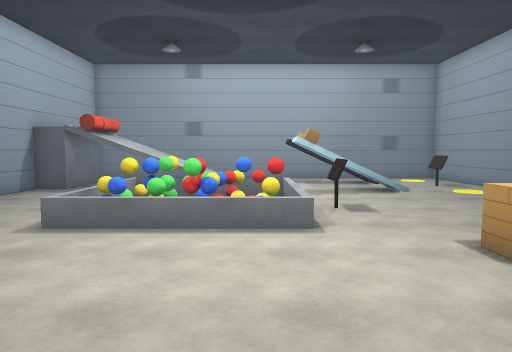
[1] (above)

16 first-person views from a walk through a Unity game level. The camera is 1.5 m above the floor, tilts 4° down and sees 70° across. Doors are open. The floor is counted in squares, 1 m on a side. Each view is taken from the middle of a square. On the plan, view 1 faces up. The plan holds only what a view shows up to about 16 squares ahead; the rest is blank. The place goes on beyond the plan. The player character is not drawn.

[2]
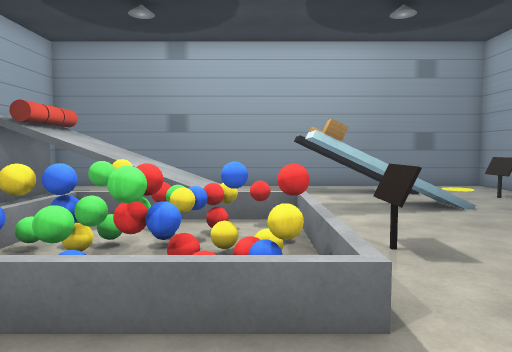

[3]
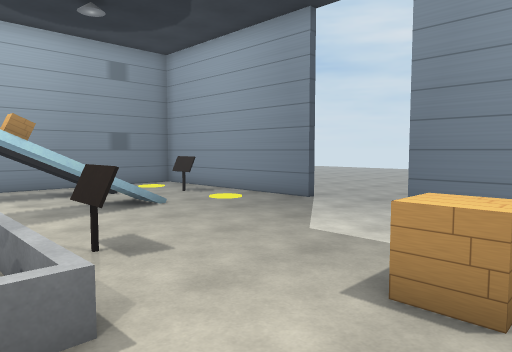

[4]
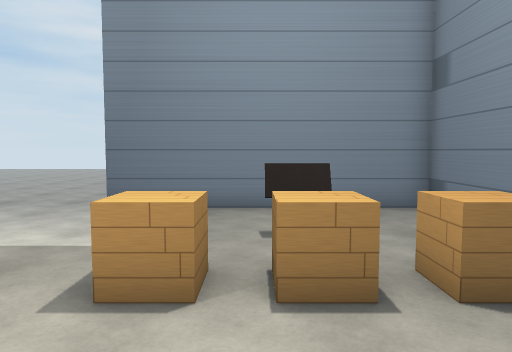

[5]
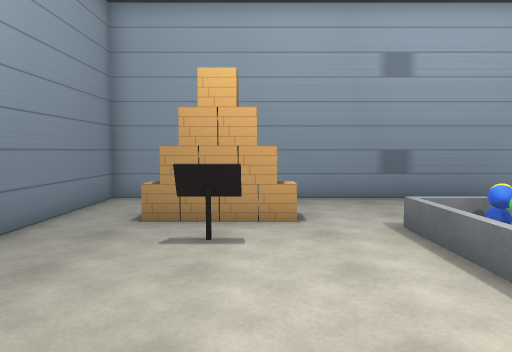

[6]
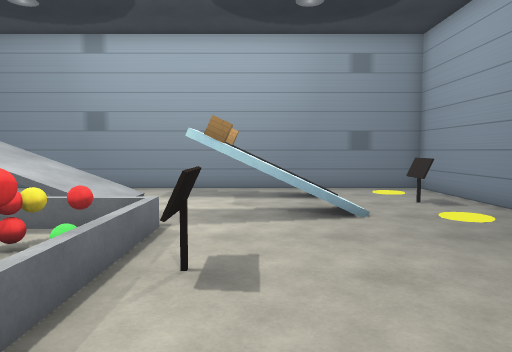

[7]
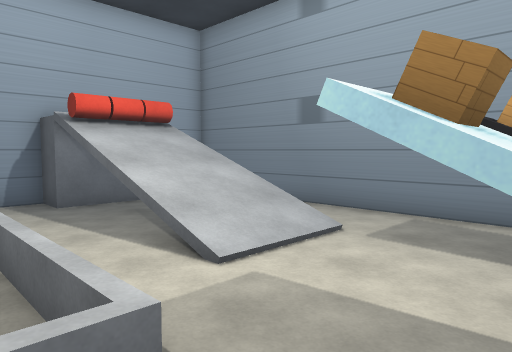

[8]
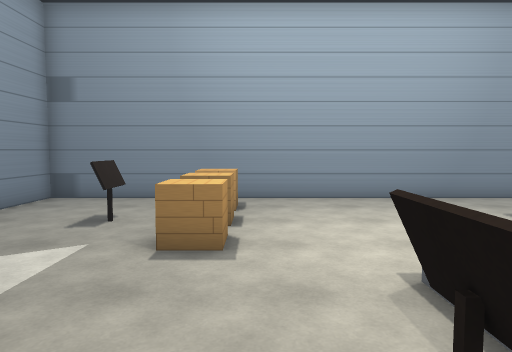

[9]
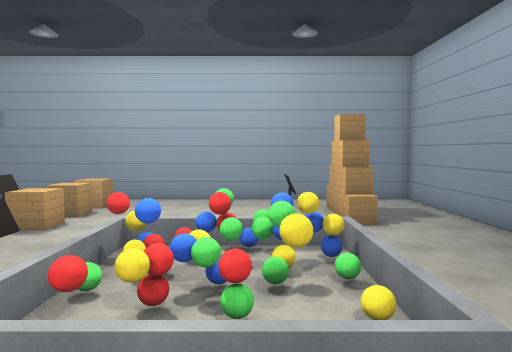

[10]
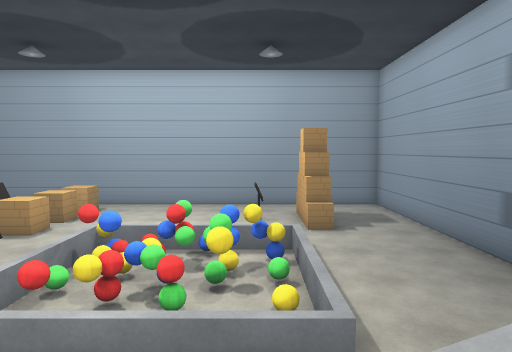

[11]
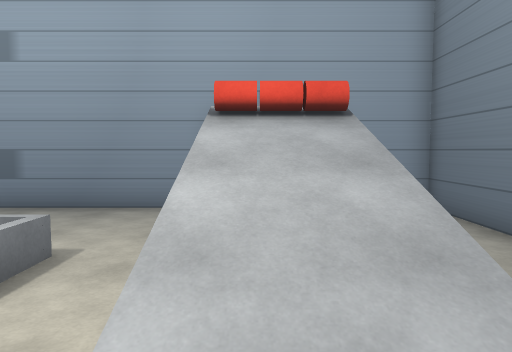

[12]
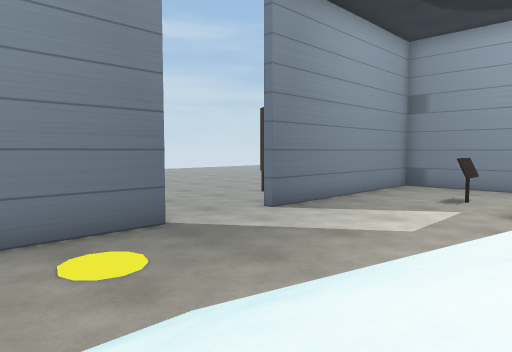

[13]
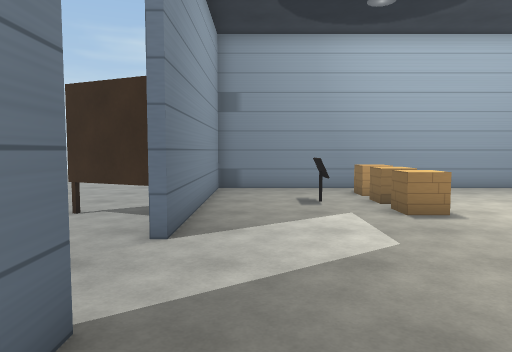

[14]
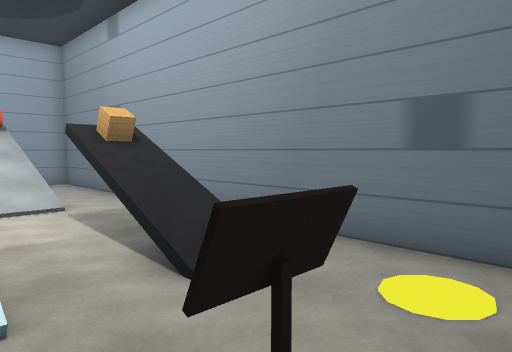

[15]
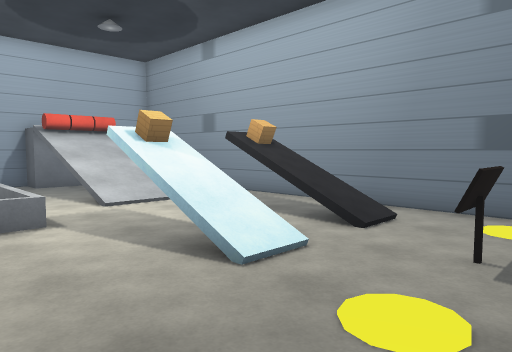

[16]
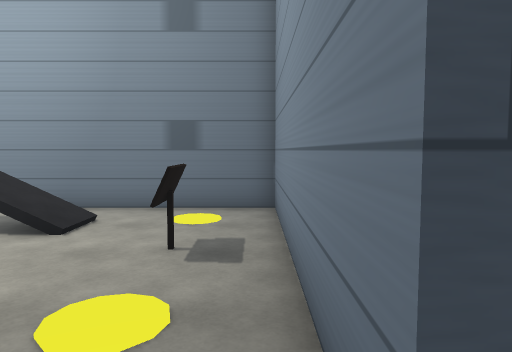

### Floor plan
Key: @ floor where view 1 was taken; # wall or solid block; x gap in a wall; . floor; / step, stairs or slope; D open door; = window, fence, low wall or low ledge; v drop or lower ground; O other object.
Columns run from 9 left of view 1 to 10 right of it. Each row starts with its distance up from view 1.
 20 ####################
 19 #..................#
 18 # ......... ///....#
 17   #.x//=/..O///....#
 16   #//////........O.#
 15   #//////........O.#
 14 ###./////..O///....#
 13 #...........v//....#
 12 #....======........#
 11 #....=OOOO=........D
 10 #....=OOO.=O.......D
  9 #....=OOOO#O.......D
  8 #....=OOOO#........D
  7 #....======........#
  6 #..................O
  5 #...O........O.....#
  4 #...O.O......O.O...#
  3 #...O.O......O.O...#
  2 #...O........O.....#
  1 #............O.....#
  0 #........@.........#
 -1 ####################

Where each view was taken, in squares from view 1:
view 1: 0 up, 0 right, facing up
view 2: 4 up, 0 right, facing up
view 3: 4 up, 0 right, facing up-right
view 4: 4 up, 0 right, facing right
view 5: 4 up, 3 right, facing left
view 6: 5 up, 3 right, facing up
view 7: 11 up, 3 right, facing up-left
view 8: 11 up, 3 right, facing down
view 9: 15 up, 2 left, facing down
view 10: 16 up, 3 left, facing down
view 11: 15 up, 1 right, facing left
view 12: 15 up, 3 right, facing down-right
view 13: 14 up, 8 right, facing down
view 14: 14 up, 9 right, facing up-left
view 15: 10 up, 9 right, facing up-left
view 16: 10 up, 9 right, facing up
